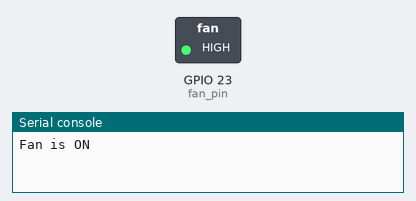
Bench run of a program on a simulated ESP32 board running MicroPython. On the bench: switched loads named in the program (green lamp = pin HIGH), the last lines printed to the serial console.

Above: at 2.5 s.
At 35.0 s:
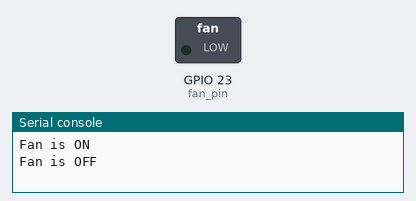
Timing chart, 0 to 84.5 s (numbered marks = the images above):
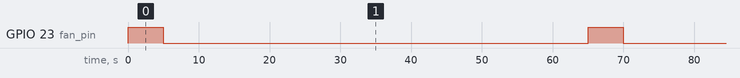

The program:

fan12v.py
```python
from machine import Pin
import time

# Define the GPIO pin connected to the base of the PN2222 transistor
fan_pin = Pin(23, Pin.OUT)

# Function to turn the fan on
def turn_fan_on():
    fan_pin.value(1)  # Set the GPIO pin high (3.3V) to turn the fan on

# Function to turn the fan off
def turn_fan_off():
    fan_pin.value(0)  # Set the GPIO pin low (0V) to turn the fan off

# Main loop
while True:
    turn_fan_on()  # Turn the fan on
    print("Fan is ON")
    time.sleep(5)  # Keep the fan on for 5 seconds

    turn_fan_off()  # Turn the fan off
    print("Fan is OFF")
    time.sleep(60)  # Keep the fan off for 60 seconds
```

Measured:
- by itself, GPIO 23 (fan_pin): alternates HIGH for 5.0 s and LOW for 60.0 s
